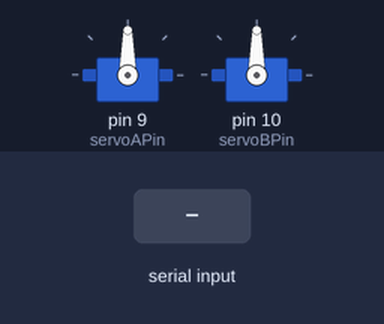
The sketch below on a simulated Arduino Uno, built with avr-gcc and run on an emulated ATmega328P. On the bench: 2 × servo. The test bench sets the inputs (shaded band). What the sketch prints to the serial monitor is not drawn.

Above: at 1.7 s.
1.8 s: "a90\n" received over Serial
At 2.1 s:
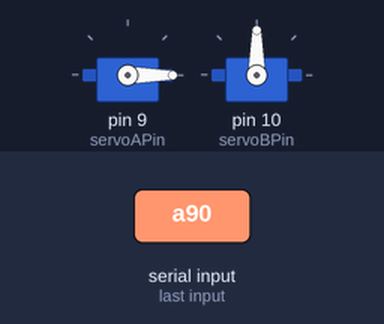
3.3 s: "a,45\n" received over Serial
At 4.5 s:
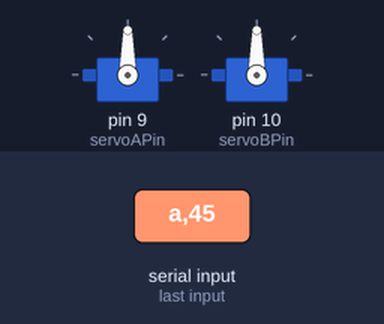
4.8 s: "b90\n" received over Serial
At 5.6 s:
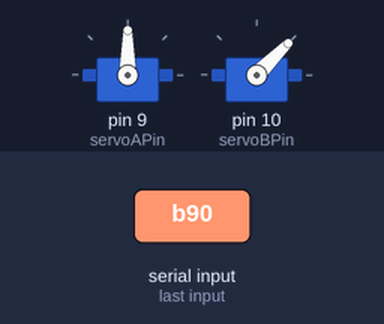
6.3 s: "b,45\n" received over Serial
At 6.7 s:
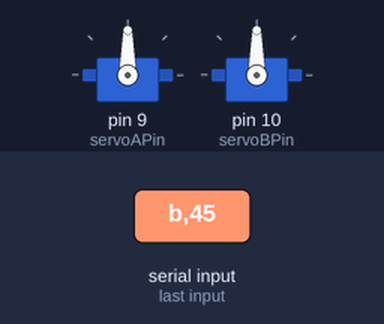
7.8 s: "a" received over Serial
At 9.0 s:
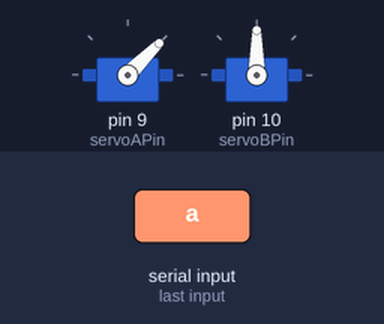
9.3 s: "b" received over Serial
At 10.2 s:
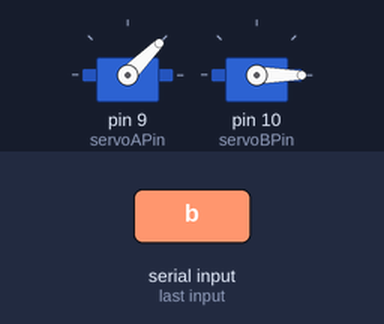
Timing chart, 0 to 11.8 s (numbered marks = the images above; inputs shaded):
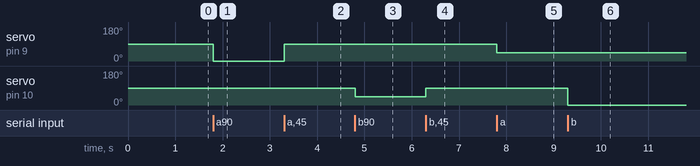

Measured:
- after the input at 1.8 s, servo on pin 9 (servoAPin): 90° → 0° at once
- after the input at 3.3 s, servo on pin 9 (servoAPin): 0° → 90° at once
- after the input at 4.8 s, servo on pin 10 (servoBPin): 90° → 45° at once
- after the input at 6.3 s, servo on pin 10 (servoBPin): 45° → 90° at once
- after the input at 7.8 s, servo on pin 9 (servoAPin): 90° → 45° at once
- after the input at 9.3 s, servo on pin 10 (servoBPin): 90° → 0° at once

The sketch:

servo_serial.ino
```cpp
#include <Servo.h>

Servo servoA;
int servoAPin = 9;
int servoBPin = 10;
Servo servoB;

void setup() {
  // put your setup code here, to run once:

  servoA.attach(servoAPin);
  servoB.attach(servoBPin);
  Serial.begin(9600);
  delay(500);
  Serial.write("ready");
}


void loop() {

  static int v = 0;

  if ( Serial.available()) {
    char ch = Serial.read();

    switch(ch) {
      case '0'...'9':
      //Pretty goddamn clever right here. Not mine.
        v = v * 10 + ch - '0';
        break;
      case 'a':
        servoA.write(v);
        Serial.write(v);
        v = 0;
        break;
      case 'b':
        servoB.write(v);
        Serial.write(v);
        v = 0;
        break;
    }
  }
}
```
